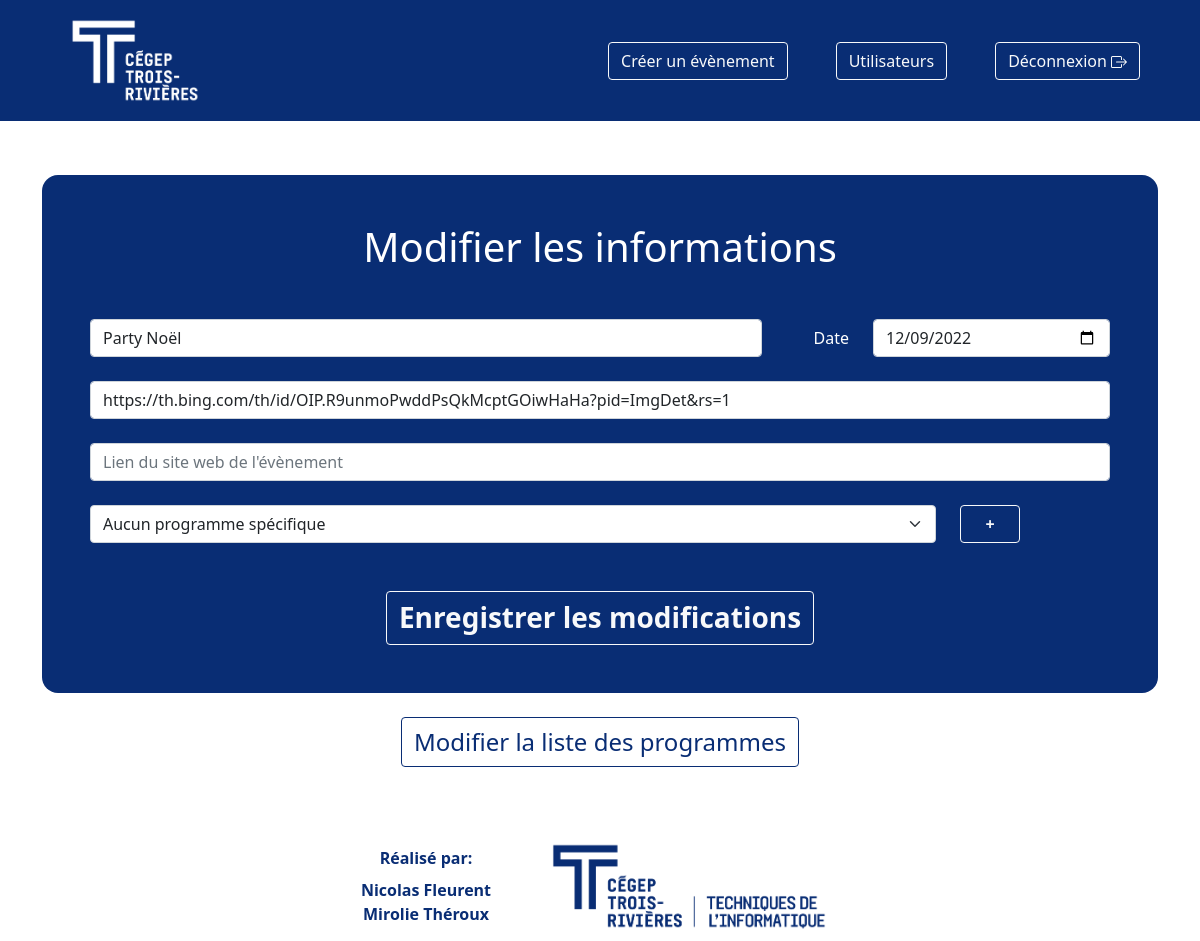
Screenshot of /modifier.php?id=44 (signed in) with the database file from the repository.
### tables this page shows
CREATE TABLE `evenement` (
  `id` int(11) NOT NULL AUTO_INCREMENT,
  `nom` varchar(255) NOT NULL,
  `date` date NOT NULL,
  `lien` varchar(1500) NOT NULL,
  `image` varchar(1500) NOT NULL DEFAULT 'img/CTR_Logo_RVB.jpg',
  `etudiantSatisfait` int(11) NOT NULL DEFAULT '0',
  `etudiantNeutre` int(11) NOT NULL DEFAULT '0',
  `etudiantInsatisfait` int(11) NOT NULL DEFAULT '0',
  `employeurSatisfait` int(11) NOT NULL DEFAULT '0',
  `employeurNeutre` int(11) NOT NULL DEFAULT '0',
  `employeurInsatisfait` int(11) NOT NULL DEFAULT '0',
  PRIMARY KEY (`id`)
);

### modifier.php (the view, shortened to what this page needs)
<!DOCTYPE html>
<html lang="en">
<head>
    <link href="https://cdn.jsdelivr.net/npm/bootstrap@5.0.2/dist/css/bootstrap.min.css" rel="stylesheet">
    <link rel="stylesheet" href="css/styles.css">
</head>
<body>
    <?php
    if ($_SESSION['connexion'] == true) {
    ?>
    <div class="container-fluid vh-100 d-flex flex-column justify-content-between p-0">
        <header>
            <nav class="navbar navbar-expand bg-body-tertiary mb-5 fixed-top">
                <div class="container-fluid ">
                    <a class="ms-5" href="index.php">
                        <img src="img/CTR_Logo_BLANC.png" alt="Logo CégepTR">
                    </a>
                    <ul class="navbar-nav mb-2 mb-lg-0 align-items-center justify-content-end me-5">
                        <li class="nav-item ms-5">
                            <a class="btn btn-outline-light" href="validation.php?destination=ajouter">Créer un évènement</a>
                        </li>
                        <li class="nav-item ms-5">
                            <a class="btn btn-outline-light" href="validation.php?destination=listeUsager">Utilisateurs</a>
                        </li>
                        <li class="nav-item ms-5">
                            <a class="btn btn-outline-light" href="deconnexion.php">
                                Déconnexion
                            </a>
                        </li>
                    </ul>
                </div>
            </nav>
        </header>
    <?php
        $id = $nom = $date = $lien = $departement = "";
        $erreurChant = $erreurBD = false;
        $conn = mysqli_connect($servername, $username, $password, $dbname);
        $conn->query('SET NAMES utf8');
        if ($_SERVER["REQUEST_METHOD"] != "POST" || $erreurChant == true || $erreurDB == true) {
            if (isset($_GET['id'])) {
                $id = test_input($_GET['id']);
            }
            if ($id != "") {
                $sql = "SELECT * FROM evenement WHERE id=$id";
                $result = $conn->query($sql);
                if ($result->num_rows > 0) {
                    $row = $result->fetch_assoc();
                }
                else{
                    mysqli_close($conn);
                    header("Location: ./index.php");
                }
                $nom = $row["nom"];
                $date = $row["date"];
                $lien = $row["lien"];
                if ($row["image"] == "img/CTR_Logo_RVB.jpg") {
                    $image = "";
                } else {
                    $image = $row["image"];
                }
    ?>
            <main>
                <div class="container d-flex flex-column justify-content-center align-items-center">
                    <div class="container-fluid bg-ctr-bleu radius-1rem text-white p-5 mb-2">
                        <h1 class="text-center mb-5">Modifier les informations</h1>
                        <form id="form" class="g-3 needs-validation" action="<?php echo htmlspecialchars($_SERVER["PHP_SELF"]); ?>" method="post" novalidate>
                            <div class="row mb-4">
                                <div class="col-sm-8">
                                    <input type="text" class="form-control" id="nom" name="nom" value="<?php echo $nom; ?>" placeholder="Nom de l'évènement" required>
                                </div>
                                <label for="date" class="col-sm-1 col-form-label text-end">Date</label>
                                <div class="col-sm-3">
                                    <input type="date" class="form-control" id="date" name="date" value="<?php echo $date; ?>" required>
                                </div>
                            </div>
                            <div class="row mb-4">
                                <div class="col-sm-12">
                                    <input type="text" class="form-control" id="image" name="image" value="<?php echo $image; ?>" placeholder="Lien vers une image représentant l'évènement">
                                </div>
                            </div>
                            <div class="row mb-4">
                                <div class="col-sm-12">
                                    <input type="text" class="form-control" id="lien" name="lien" value="<?php echo $lien; ?>" placeholder="Lien du site web de l'évènement">
                                </div>
                            </div>
                            <div id="containerDepartement" class="container-fluid p-0 m-0">
                                <?php
                                $sql = "SELECT ed.id_departement, d.nom FROM evenement_departement ed INNER JOIN departement d ON d.id = ed.id_departement WHERE ed.id_evenement=$id";
                                $result = $conn->query($sql);
                                $programmeChoisis = [];
                                $i = 0;
                                if ($result->num_rows > 0) {
                                    while ($row = $result->fetch_assoc()) {
                                        $programmeChoisis[$i++] = $row['nom'];
                                    }
                                }
                                foreach ($programmeChoisis as $programmeChoisi) {
                                ?>
                                    <div class="row mb-4 original-row">
                                        <div class="col-sm-10">
                                            <select class="form-select" aria-label="Default select example" name="departement0">
                                                <option selected><?php echo $programmeChoisi; ?></option>
                                            </select>
                                        </div>
                                        <div class="col-sm-2 text-end d-flex justify-content-between">
                                            <button type="button" class="btn btn-outline-light btn-ajouterDept fw-bold">+</button>
                                        </div>
                                    </div>
                                <?php
                                }
                                ?>
                            </div>
                            <div class="text-center">
                                <button id="btnEnvoyer" type="submit" class="btn btn-outline-light fw-bold fs-3 mt-4 pt-1">Enregistrer les modifications</button>
                            </div>
                        </form>
                    </div>
                </div>
                <div class="text-center mt-3">
                    <a class="btn btn-outline-dark mb-3 fs-4" href="listeProgramme.php">Modifier la liste des programmes</a>
                </div>
            </main>
                <footer class="mt-5 w-100">
                    <div class="d-flex w-100 justify-content-center">
                        <div class="d-flex flex-column justify-content-center text-center me-5">
                            <p class="mb-2">Réalisé par:</p>
                            <p class="mb-0">Nicolas Fleurent</p>
                            <p class="mb-0">Mirolie Théroux</p>
                        </div>
                        <img src="img/Logo_offic_2L_Techniques_informatique-01.png" alt="Logo tech">
                    </div>
                </footer>
    </div>
    <?php
            } else {
                mysqli_close($conn);
                header("Location: ./index.php");
            }
        }
    } else {
        header("Location: ./connexion.php");
    }
    function test_input($data)
    {
        $data = trim($data);
        $data = addslashes($data);
        $data = htmlspecialchars($data);
        return $data;
    }
    ?>
</body>
</html>

### css/styles.css (style rules this page uses)
.radius-1rem { border-radius: 1rem; }
.bg-ctr-bleu, .navbar { background-color: #092D74; }
.btn-outline-dark { color: #092D74; border-color: #092D74; }
.btn-ajouterDept, .btn-supprimerDept { width: 40%; }
main { margin-top: 175px; }
nav img { height: 105px; }
nav { border-bottom: solid white 1px; }
footer img { width: 25%; }
footer { color: #092D74; font-weight: 700; }

### rows the page displays
evenement: nom "Party Noël", date "12/09/2022", image "https://th.bing.com/th/id/OIP.R9unmoPwddPsQkMcptGOiwHaHa?pid=ImgDet&rs=1"

### other values shown
form field departement0 "Aucun programme spécifique"
